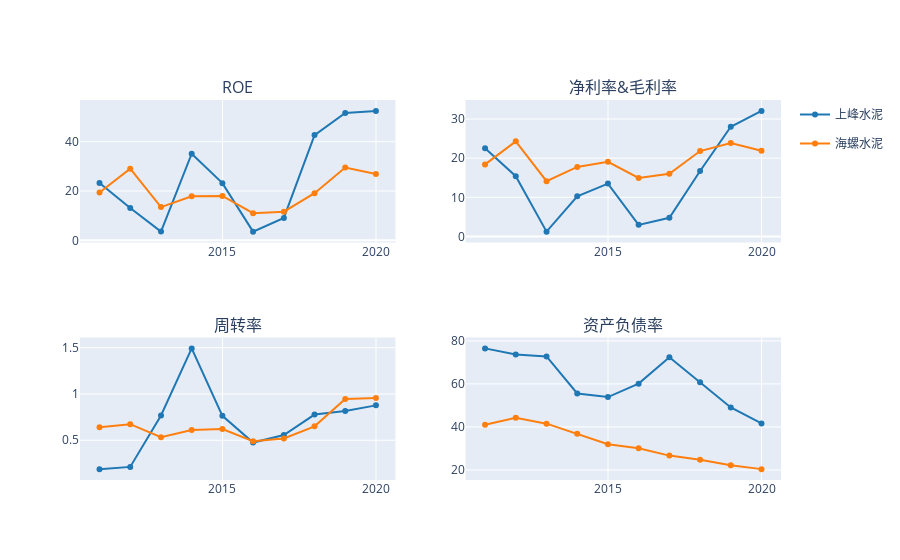

Notebook cell for this chart:
### Markdown cell above
## 杜邦分析

### Code cell
fig = make_subplots(2,2, subplot_titles=['ROE','净利率&毛利率','周转率','资产负债率'])

for i,k in enumerate(data_dfs.keys()):
    line_ = dict(color=DEFAULT_PLOTLY_COLORS[i])
    data_df = data_dfs[k]
    
    fig.append_trace(go.Scatter(x=data_df.index, y=data_df.roe,name=k,line=line_,legendgroup=k),1,1)
    fig.append_trace(go.Scatter(x=data_df.index, y=data_df.netprofit_margin,name=k,line=line_,legendgroup=k, showlegend=False),1,2)
    fig.append_trace(go.Scatter(x=data_df.index, y=data_df.assets_turn,name=k,line=line_,legendgroup=k, showlegend=False),2,1)
    fig.append_trace(go.Scatter(x=data_df.index, y=data_df.debt_to_assets,name=k,line=line_,legendgroup=k, showlegend=False),2,2)
    
fig.show()

### Figure 1 — Plotly figure (JSON) as saved in the notebook; plotly's stock layout.template omitted (floating-point values rounded to 4 significant figures)
{"data": [{"legendgroup": "上峰水泥", "line": {"color": "rgb(31, 119, 180)"}, "name": "上峰水泥", "type": "scatter", "x": ["2010-12-31", "2011-12-31", "2012-12-31", "2013-12-31", "2014-12-31", "2015-12-31", "2016-12-31", "2017-12-31", "2018-12-31", "2019-12-31"], "xaxis": "x", "y": [23.27, 13.11, 3.539, 35.1, 23.18, 3.521, 9.062, 42.67, 51.67, 52.48], "yaxis": "y"}, {"legendgroup": "上峰水泥", "line": {"color": "rgb(31, 119, 180)"}, "name": "上峰水泥", "showlegend": false, "type": "scatter", "x": ["2010-12-31", "2011-12-31", "2012-12-31", "2013-12-31", "2014-12-31", "2015-12-31", "2016-12-31", "2017-12-31", "2018-12-31", "2019-12-31"], "xaxis": "x2", "y": [22.56, 15.39, 1.234, 10.25, 13.5, 2.966, 4.768, 16.74, 28.03, 32.08], "yaxis": "y2"}, {"legendgroup": "上峰水泥", "line": {"color": "rgb(31, 119, 180)"}, "name": "上峰水泥", "showlegend": false, "type": "scatter", "x": ["2010-12-31", "2011-12-31", "2012-12-31", "2013-12-31", "2014-12-31", "2015-12-31", "2016-12-31", "2017-12-31", "2018-12-31", "2019-12-31"], "xaxis": "x3", "y": [0.1881, 0.2122, 0.7674, 1.493, 0.7643, 0.475, 0.5559, 0.7775, 0.8167, 0.8771], "yaxis": "y3"}, {"legendgroup": "上峰水泥", "line": {"color": "rgb(31, 119, 180)"}, "name": "上峰水泥", "showlegend": false, "type": "scatter", "x": ["2010-12-31", "2011-12-31", "2012-12-31", "2013-12-31", "2014-12-31", "2015-12-31", "2016-12-31", "2017-12-31", "2018-12-31", "2019-12-31"], "xaxis": "x4", "y": [76.53, 73.69, 72.78, 55.56, 53.88, 60.14, 72.42, 60.73, 49.06, 41.62], "yaxis": "y4"}, {"legendgroup": "海螺水泥", "line": {"color": "rgb(255, 127, 14)"}, "name": "海螺水泥", "type": "scatter", "x": ["2010-12-31", "2011-12-31", "2012-12-31", "2013-12-31", "2014-12-31", "2015-12-31", "2016-12-31", "2017-12-31", "2018-12-31", "2019-12-31"], "xaxis": "x", "y": [19.36, 29.03, 13.46, 17.86, 17.97, 11.0, 11.6, 19.1, 29.51, 26.87], "yaxis": "y"}, {"legendgroup": "海螺水泥", "line": {"color": "rgb(255, 127, 14)"}, "name": "海螺水泥", "showlegend": false, "type": "scatter", "x": ["2010-12-31", "2011-12-31", "2012-12-31", "2013-12-31", "2014-12-31", "2015-12-31", "2016-12-31", "2017-12-31", "2018-12-31", "2019-12-31"], "xaxis": "x2", "y": [18.41, 24.3, 14.12, 17.75, 19.07, 14.96, 16.0, 21.81, 23.86, 21.88], "yaxis": "y2"}, {"legendgroup": "海螺水泥", "line": {"color": "rgb(255, 127, 14)"}, "name": "海螺水泥", "showlegend": false, "type": "scatter", "x": ["2010-12-31", "2011-12-31", "2012-12-31", "2013-12-31", "2014-12-31", "2015-12-31", "2016-12-31", "2017-12-31", "2018-12-31", "2019-12-31"], "xaxis": "x3", "y": [0.6417, 0.6738, 0.5336, 0.6119, 0.6221, 0.4901, 0.5196, 0.6502, 0.9452, 0.9566], "yaxis": "y3"}, {"legendgroup": "海螺水泥", "line": {"color": "rgb(255, 127, 14)"}, "name": "海螺水泥", "showlegend": false, "type": "scatter", "x": ["2010-12-31", "2011-12-31", "2012-12-31", "2013-12-31", "2014-12-31", "2015-12-31", "2016-12-31", "2017-12-31", "2018-12-31", "2019-12-31"], "xaxis": "x4", "y": [41.02, 44.24, 41.53, 36.88, 31.92, 30.13, 26.68, 24.71, 22.15, 20.39], "yaxis": "y4"}], "layout": {"annotations": [{"font": {"size": 16}, "showarrow": false, "text": "ROE", "x": 0.225, "xanchor": "center", "xref": "paper", "y": 1, "yanchor": "bottom", "yref": "paper"}, {"font": {"size": 16}, "showarrow": false, "text": "净利率&毛利率", "x": 0.775, "xanchor": "center", "xref": "paper", "y": 1, "yanchor": "bottom", "yref": "paper"}, {"font": {"size": 16}, "showarrow": false, "text": "周转率", "x": 0.225, "xanchor": "center", "xref": "paper", "y": 0.375, "yanchor": "bottom", "yref": "paper"}, {"font": {"size": 16}, "showarrow": false, "text": "资产负债率", "x": 0.775, "xanchor": "center", "xref": "paper", "y": 0.375, "yanchor": "bottom", "yref": "paper"}], "autosize": true, "xaxis": {"anchor": "y", "autorange": true, "domain": [0, 0.45], "range": ["2010-05-27 23:15:24.3262", "2020-08-04 00:44:35.6738"], "type": "date"}, "xaxis2": {"anchor": "y2", "autorange": true, "domain": [0.55, 1], "range": ["2010-05-27 23:15:24.3262", "2020-08-04 00:44:35.6738"], "type": "date"}, "xaxis3": {"anchor": "y3", "autorange": true, "domain": [0, 0.45], "range": ["2010-05-27 23:15:24.3262", "2020-08-04 00:44:35.6738"], "type": "date"}, "xaxis4": {"anchor": "y4", "autorange": true, "domain": [0.55, 1], "range": ["2010-05-27 23:15:24.3262", "2020-08-04 00:44:35.6738"], "type": "date"}, "yaxis": {"anchor": "x", "autorange": true, "domain": [0.625, 1], "range": [-1.639, 57.64], "type": "linear"}, "yaxis2": {"anchor": "x2", "autorange": true, "domain": [0.625, 1], "range": [-2.017, 35.34], "type": "linear"}, "yaxis3": {"anchor": "x3", "autorange": true, "domain": [0, 0.375], "range": [0.05059, 1.631], "type": "linear"}, "yaxis4": {"anchor": "x4", "autorange": true, "domain": [0, 0.375], "range": [14.48, 82.45], "type": "linear"}}}
